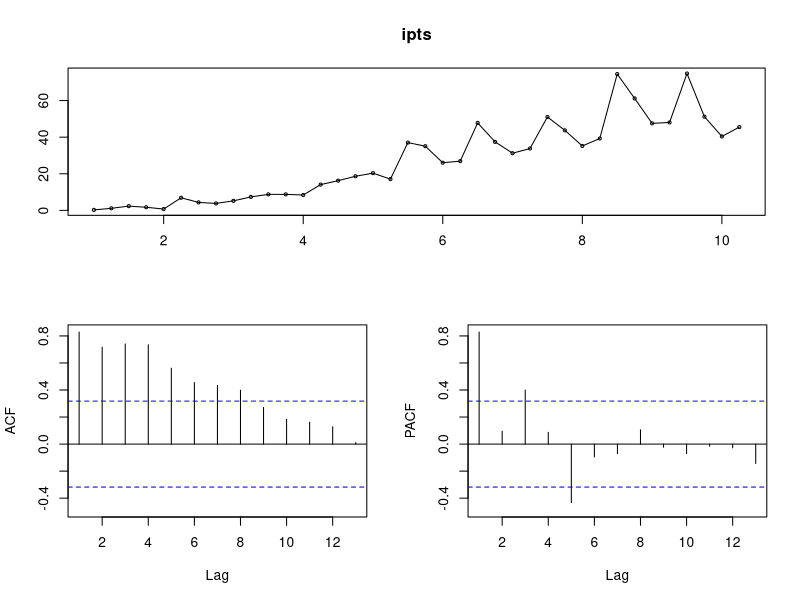
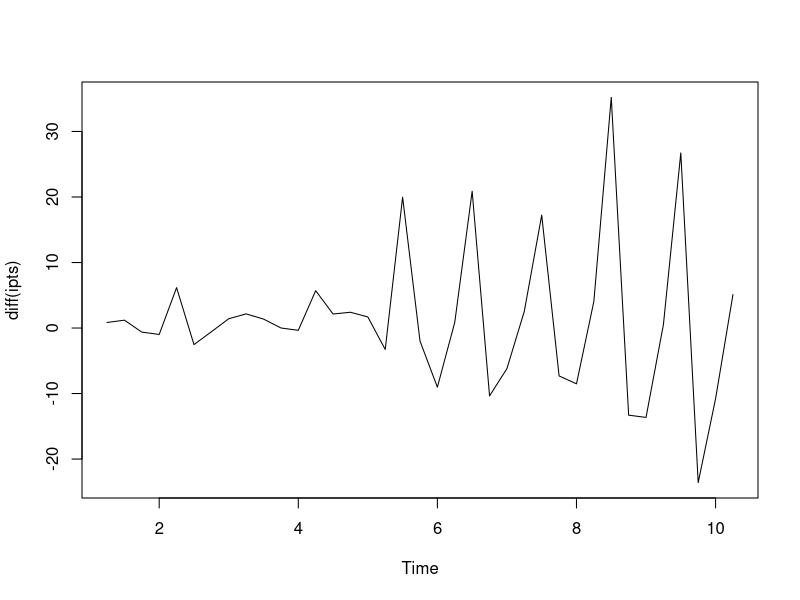
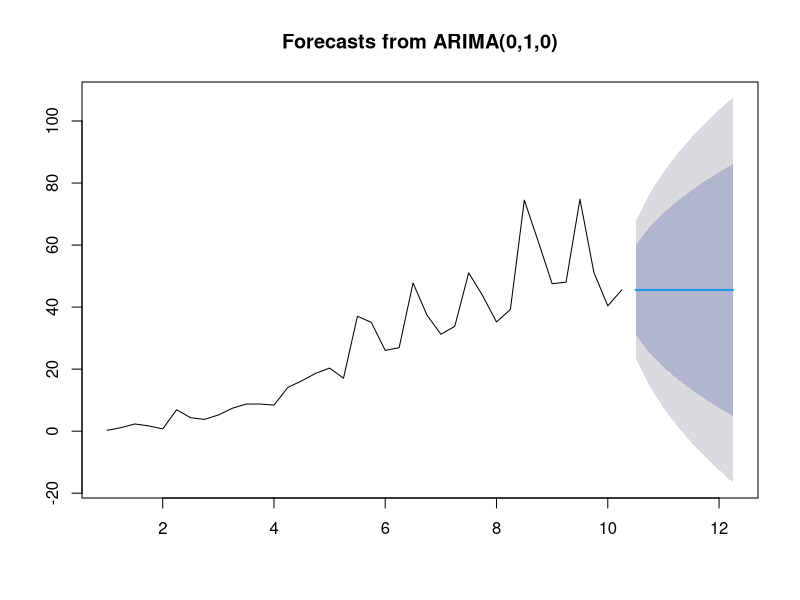
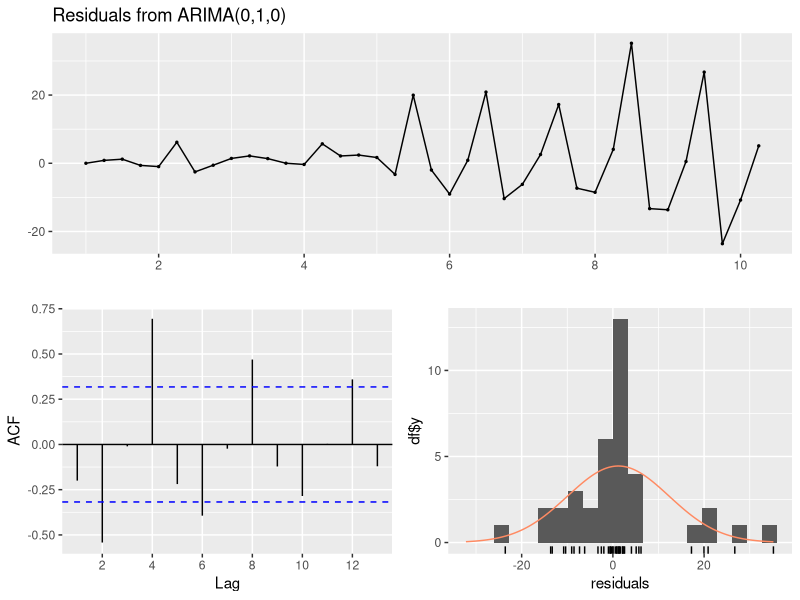
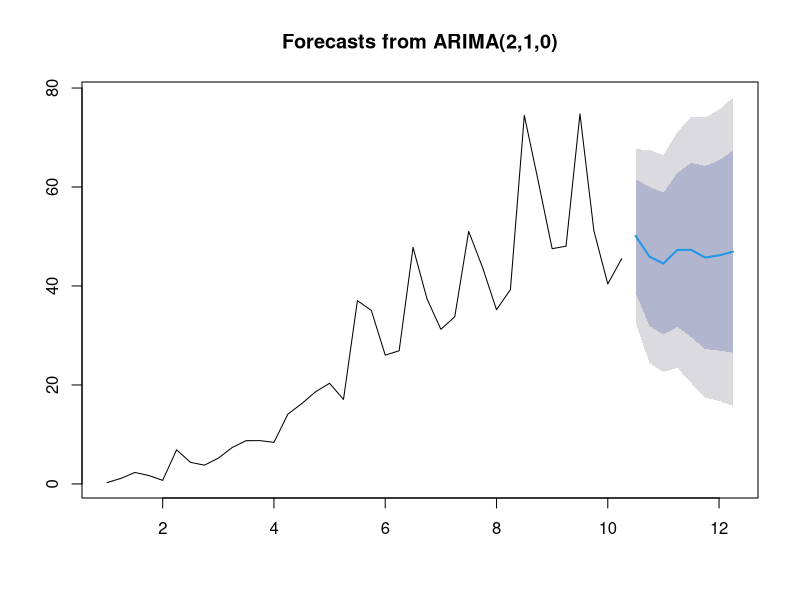
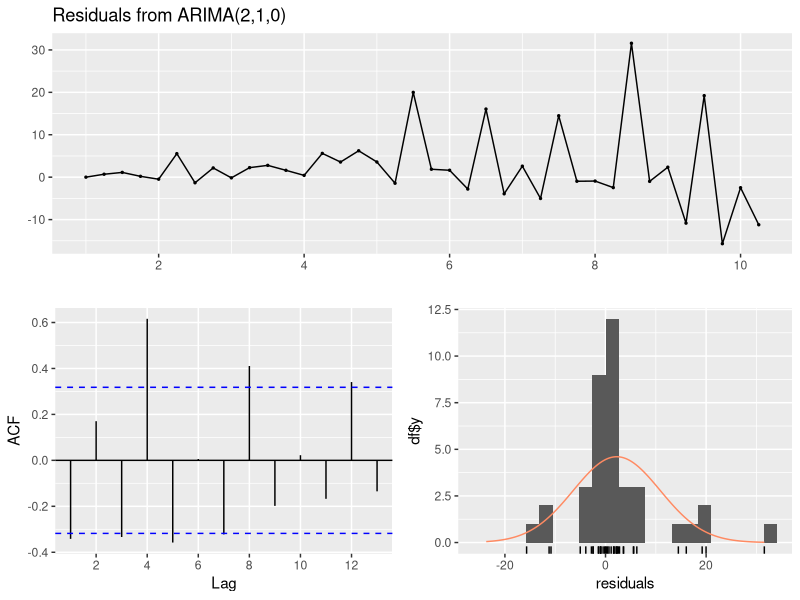
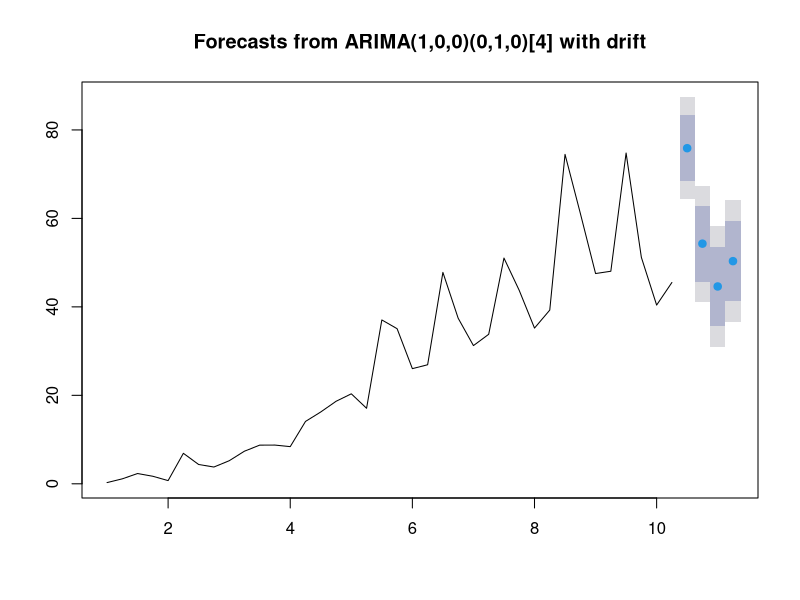
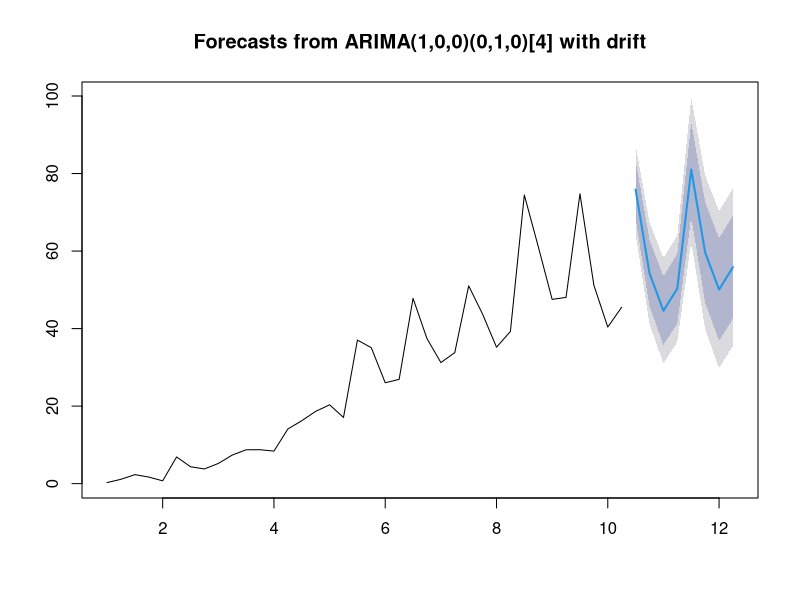

Recreate these plots in R, in order.
library(forecast)
data <- read.csv("iphonesales.csv", header = TRUE)
ipts <- ts(data$Sales,frequency = 4)
tsdisplay(ipts)
plot(diff(ipts))
arm <- arima(ipts,order=c(0,1,0))
plot(forecast(arm))
checkresiduals(arm)
arm2 <- arima(ipts,order=c(2,1,0))
plot(forecast(arm2))
checkresiduals(arm2)
afit <- auto.arima(ipts)
plot(forecast(afit,h=4))
plot(forecast(afit,h=8))
plot(forecast(afit,h=12))
summary(afit)
checkresiduals(afit)
